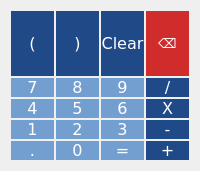
         <widget class="QWidget" name="tabSt">
          <attribute name="title">
           <string>Standard</string>
          </attribute>
          <layout class="QHBoxLayout" name="horizontalLayout_2">
           <item>
            <layout class="QGridLayout" name="gridLayout_2">
             <property name="spacing">
              <number>2</number>
             </property>
             <item row="1" column="0">
              <widget class="QPushButton" name="pushButton_7">
               <property name="sizePolicy">
                <sizepolicy hsizetype="Preferred" vsizetype="Preferred">
                 <horstretch>0</horstretch>
                 <verstretch>0</verstretch>
                </sizepolicy>
               </property>
               <property name="font">
                <font>
                 <family>DejaVu Sans</family>
                 <pointsize>12</pointsize>
                 <weight>50</weight>
                 <italic>false</italic>
                 <bold>false</bold>
                </font>
               </property>
               <property name="styleSheet">
                <string notr="true">QPushButton{
	background-color:rgb(114, 159, 207);
	color:white;
	border:none;
	
	font: 12pt &quot;DejaVu Sans&quot;;
}
QPushButton:pressed{
	background-color:rgb(32, 74, 135);
	color:black;
	border:none;
}</string>
               </property>
               <property name="text">
                <string>7</string>
               </property>
              </widget>
             </item>
             <item row="3" column="2">
              <widget class="QPushButton" name="pushButton_3">
               <property name="sizePolicy">
                <sizepolicy hsizetype="Preferred" vsizetype="Preferred">
                 <horstretch>0</horstretch>
                 <verstretch>0</verstretch>
                </sizepolicy>
               </property>
               <property name="font">
                <font>
                 <family>DejaVu Sans</family>
                 <pointsize>12</pointsize>
                 <weight>50</weight>
                 <italic>false</italic>
                 <bold>false</bold>
                </font>
               </property>
               <property name="styleSheet">
                <string notr="true">QPushButton{
	background-color:rgb(114, 159, 207);
	color:white;
	border:none;
	
	font: 12pt &quot;DejaVu Sans&quot;;
}
QPushButton:pressed{
	background-color:rgb(32, 74, 135);
	color:black;
	border:none;
}</string>
               </property>
               <property name="text">
                <string>3</string>
               </property>
              </widget>
             </item>
             <item row="2" column="0">
              <widget class="QPushButton" name="pushButton_4">
               <property name="sizePolicy">
                <sizepolicy hsizetype="Preferred" vsizetype="Preferred">
                 <horstretch>0</horstretch>
                 <verstretch>0</verstretch>
                </sizepolicy>
               </property>
               <property name="font">
                <font>
                 <family>DejaVu Sans</family>
                 <pointsize>12</pointsize>
                 <weight>50</weight>
                 <italic>false</italic>
                 <bold>false</bold>
                </font>
               </property>
               <property name="styleSheet">
                <string notr="true">QPushButton{
	background-color:rgb(114, 159, 207);
	color:white;
	border:none;
	
	font: 12pt &quot;DejaVu Sans&quot;;
}
QPushButton:pressed{
	background-color:rgb(32, 74, 135);
	color:black;
	border:none;
}</string>
               </property>
               <property name="text">
                <string>4</string>
               </property>
              </widget>
             </item>
             <item row="1" column="1">
              <widget class="QPushButton" name="pushButton_8">
               <property name="sizePolicy">
                <sizepolicy hsizetype="Preferred" vsizetype="Preferred">
                 <horstretch>0</horstretch>
                 <verstretch>0</verstretch>
                </sizepolicy>
               </property>
               <property name="font">
                <font>
                 <family>DejaVu Sans</family>
                 <pointsize>12</pointsize>
                 <weight>50</weight>
                 <italic>false</italic>
                 <bold>false</bold>
                </font>
               </property>
               <property name="styleSheet">
                <string notr="true">QPushButton{
	background-color:rgb(114, 159, 207);
	color:white;
	border:none;
	
	font: 12pt &quot;DejaVu Sans&quot;;
}
QPushButton:pressed{
	background-color:rgb(32, 74, 135);
	color:black;
	border:none;
}</string>
               </property>
               <property name="text">
                <string>8</string>
               </property>
              </widget>
             </item>
             <item row="3" column="0">
              <widget class="QPushButton" name="pushButton_1">
               <property name="sizePolicy">
                <sizepolicy hsizetype="Preferred" vsizetype="Preferred">
                 <horstretch>0</horstretch>
                 <verstretch>0</verstretch>
                </sizepolicy>
               </property>
               <property name="font">
                <font>
                 <family>DejaVu Sans</family>
                 <pointsize>12</pointsize>
                 <weight>50</weight>
                 <italic>false</italic>
                 <bold>false</bold>
                </font>
               </property>
               <property name="styleSheet">
                <string notr="true">QPushButton{
	background-color:rgb(114, 159, 207);
	color:white;
	border:none;
	
	font: 12pt &quot;DejaVu Sans&quot;;
}
QPushButton:pressed{
	background-color:rgb(32, 74, 135);
	color:black;
	border:none;
}</string>
               </property>
               <property name="text">
                <string>1</string>
               </property>
              </widget>
             </item>
             <item row="4" column="3">
              <widget class="QPushButton" name="pushButton_add">
               <property name="sizePolicy">
                <sizepolicy hsizetype="Preferred" vsizetype="Preferred">
                 <horstretch>0</horstretch>
                 <verstretch>0</verstretch>
                </sizepolicy>
               </property>
               <property name="font">
                <font>
                 <family>DejaVu Sans</family>
                 <pointsize>12</pointsize>
                 <weight>50</weight>
                 <italic>false</italic>
                 <bold>false</bold>
                </font>
               </property>
               <property name="styleSheet">
                <string notr="true">QPushButton{
	background-color:rgb(32, 74, 135);
	color:white;
	border:none;
	
	font: 12pt &quot;DejaVu Sans&quot;;
}
QPushButton:pressed{
	background-color:rgb(114, 159, 207);
	color:black;
	border:none;
}</string>
               </property>
               <property name="text">
                <string>+</string>
               </property>
               <property name="flat">
                <bool>false</bool>
               </property>
              </widget>
             </item>
             <item row="4" column="1">
              <widget class="QPushButton" name="pushButton_0">
               <property name="sizePolicy">
                <sizepolicy hsizetype="Preferred" vsizetype="Preferred">
                 <horstretch>0</horstretch>
                 <verstretch>0</verstretch>
                </sizepolicy>
               </property>
               <property name="font">
                <font>
                 <family>DejaVu Sans</family>
                 <pointsize>12</pointsize>
                 <weight>50</weight>
                 <italic>false</italic>
                 <bold>false</bold>
                </font>
               </property>
               <property name="styleSheet">
                <string notr="true">QPushButton{
	background-color:rgb(114, 159, 207);
	color:white;
	border:none;
	
	font: 12pt &quot;DejaVu Sans&quot;;
}
QPushButton:pressed{
	background-color:rgb(32, 74, 135);
	color:black;
	border:none;
}</string>
               </property>
               <property name="text">
                <string>0</string>
               </property>
              </widget>
             </item>
             <item row="2" column="1">
              <widget class="QPushButton" name="pushButton_5">
               <property name="sizePolicy">
                <sizepolicy hsizetype="Preferred" vsizetype="Preferred">
                 <horstretch>0</horstretch>
                 <verstretch>0</verstretch>
                </sizepolicy>
               </property>
               <property name="font">
                <font>
                 <family>DejaVu Sans</family>
                 <pointsize>12</pointsize>
                 <weight>50</weight>
                 <italic>false</italic>
                 <bold>false</bold>
                </font>
               </property>
               <property name="styleSheet">
                <string notr="true">QPushButton{
	background-color:rgb(114, 159, 207);
	color:white;
	border:none;
	
	font: 12pt &quot;DejaVu Sans&quot;;
}
QPushButton:pressed{
	background-color:rgb(32, 74, 135);
	color:black;
	border:none;
}</string>
               </property>
               <property name="text">
                <string>5</string>
               </property>
              </widget>
             </item>
             <item row="3" column="3">
              <widget class="QPushButton" name="pushButton_sub">
               <property name="sizePolicy">
                <sizepolicy hsizetype="Preferred" vsizetype="Preferred">
                 <horstretch>0</horstretch>
                 <verstretch>0</verstretch>
                </sizepolicy>
               </property>
               <property name="font">
                <font>
                 <family>DejaVu Sans</family>
                 <pointsize>12</pointsize>
                 <weight>50</weight>
                 <italic>false</italic>
                 <bold>false</bold>
                </font>
               </property>
               <property name="styleSheet">
                <string notr="true">QPushButton{
	background-color:rgb(32, 74, 135);
	color:white;
	border:none;
	
	font: 12pt &quot;DejaVu Sans&quot;;
}
QPushButton:pressed{
	background-color:rgb(114, 159, 207);
	color:black;
	border:none;
}</string>
               </property>
               <property name="text">
                <string>-</string>
               </property>
              </widget>
             </item>
             <item row="2" column="2">
              <widget class="QPushButton" name="pushButton_6">
               <property name="sizePolicy">
                <sizepolicy hsizetype="Preferred" vsizetype="Preferred">
                 <horstretch>0</horstretch>
                 <verstretch>0</verstretch>
                </sizepolicy>
               </property>
               <property name="font">
                <font>
                 <family>DejaVu Sans</family>
                 <pointsize>12</pointsize>
                 <weight>50</weight>
                 <italic>false</italic>
                 <bold>false</bold>
                </font>
               </property>
               <property name="styleSheet">
                <string notr="true">QPushButton{
	background-color:rgb(114, 159, 207);
	color:white;
	border:none;
	
	font: 12pt &quot;DejaVu Sans&quot;;
}
QPushButton:pressed{
	background-color:rgb(32, 74, 135);
	color:black;
	border:none;
}</string>
               </property>
               <property name="text">
                <string>6</string>
               </property>
              </widget>
             </item>
             <item row="4" column="2">
              <widget class="QPushButton" name="pushButton_eql">
               <property name="sizePolicy">
                <sizepolicy hsizetype="Preferred" vsizetype="Preferred">
                 <horstretch>0</horstretch>
                 <verstretch>0</verstretch>
                </sizepolicy>
               </property>
               <property name="font">
                <font>
                 <family>DejaVu Sans</family>
                 <pointsize>12</pointsize>
                 <weight>50</weight>
                 <italic>false</italic>
                 <bold>false</bold>
                </font>
               </property>
               <property name="styleSheet">
                <string notr="true">QPushButton{
	background-color:rgb(114, 159, 207);
	color:white;
	border:none;
	
	font: 12pt &quot;DejaVu Sans&quot;;
}
QPushButton:pressed{
	background-color:rgb(32, 74, 135);
	color:black;
	border:none;
}</string>
               </property>
               <property name="text">
                <string>=</string>
               </property>
              </widget>
             </item>
             <item row="1" column="2">
              <widget class="QPushButton" name="pushButton_9">
               <property name="sizePolicy">
                <sizepolicy hsizetype="Preferred" vsizetype="Preferred">
                 <horstretch>0</horstretch>
                 <verstretch>0</verstretch>
                </sizepolicy>
               </property>
               <property name="font">
                <font>
                 <family>DejaVu Sans</family>
                 <pointsize>12</pointsize>
                 <weight>50</weight>
                 <italic>false</italic>
                 <bold>false</bold>
                </font>
               </property>
               <property name="styleSheet">
                <string notr="true">QPushButton{
	background-color:rgb(114, 159, 207);
	color:white;
	border:none;
	
	font: 12pt &quot;DejaVu Sans&quot;;
}
QPushButton:pressed{
	background-color:rgb(32, 74, 135);
	color:black;
	border:none;
}</string>
               </property>
               <property name="text">
                <string>9</string>
               </property>
              </widget>
             </item>
             <item row="4" column="0">
              <widget class="QPushButton" name="pushButton_dot">
               <property name="sizePolicy">
                <sizepolicy hsizetype="Preferred" vsizetype="Preferred">
                 <horstretch>0</horstretch>
                 <verstretch>0</verstretch>
                </sizepolicy>
               </property>
               <property name="font">
                <font>
                 <family>DejaVu Sans</family>
                 <pointsize>12</pointsize>
                 <weight>50</weight>
                 <italic>false</italic>
                 <bold>false</bold>
                </font>
               </property>
               <property name="styleSheet">
                <string notr="true">QPushButton{
	background-color:rgb(114, 159, 207);
	color:white;
	border:none;
	
	font: 12pt &quot;DejaVu Sans&quot;;
}
QPushButton:pressed{
	background-color:rgb(32, 74, 135);
	color:black;
	border:none;
}</string>
               </property>
               <property name="text">
                <string>.</string>
               </property>
              </widget>
             </item>
             <item row="3" column="1">
              <widget class="QPushButton" name="pushButton_2">
               <property name="sizePolicy">
                <sizepolicy hsizetype="Preferred" vsizetype="Preferred">
                 <horstretch>0</horstretch>
                 <verstretch>0</verstretch>
                </sizepolicy>
               </property>
               <property name="font">
                <font>
                 <family>DejaVu Sans</family>
                 <pointsize>12</pointsize>
                 <weight>50</weight>
                 <italic>false</italic>
                 <bold>false</bold>
                </font>
               </property>
               <property name="styleSheet">
                <string notr="true">QPushButton{
	background-color:rgb(114, 159, 207);
	color:white;
	border:none;
	
	font: 12pt &quot;DejaVu Sans&quot;;
}
QPushButton:pressed{
	background-color:rgb(32, 74, 135);
	color:black;
	border:none;
}</string>
               </property>
               <property name="text">
                <string>2</string>
               </property>
              </widget>
             </item>
             <item row="1" column="3">
              <widget class="QPushButton" name="pushButton_div">
               <property name="sizePolicy">
                <sizepolicy hsizetype="Preferred" vsizetype="Preferred">
                 <horstretch>0</horstretch>
                 <verstretch>0</verstretch>
                </sizepolicy>
               </property>
               <property name="font">
                <font>
                 <family>DejaVu Sans</family>
                 <pointsize>12</pointsize>
                 <weight>50</weight>
                 <italic>false</italic>
                 <bold>false</bold>
                </font>
               </property>
               <property name="styleSheet">
                <string notr="true">QPushButton{
	background-color:rgb(32, 74, 135);
	color:white;
	border:none;
	
	font: 12pt &quot;DejaVu Sans&quot;;
}
QPushButton:pressed{
	background-color:rgb(114, 159, 207);
	color:black;
	border:none;
}</string>
               </property>
               <property name="text">
                <string>/</string>
               </property>
              </widget>
             </item>
             <item row="2" column="3">
              <widget class="QPushButton" name="pushButton_mul">
               <property name="sizePolicy">
                <sizepolicy hsizetype="Preferred" vsizetype="Preferred">
                 <horstretch>0</horstretch>
                 <verstretch>0</verstretch>
                </sizepolicy>
               </property>
               <property name="font">
                <font>
                 <family>DejaVu Sans</family>
                 <pointsize>12</pointsize>
                 <weight>50</weight>
                 <italic>false</italic>
                 <bold>false</bold>
                </font>
               </property>
               <property name="styleSheet">
                <string notr="true">QPushButton{
	background-color:rgb(32, 74, 135);
	color:white;
	border:none;
	
	font: 12pt &quot;DejaVu Sans&quot;;
}
QPushButton:pressed{
	background-color:rgb(114, 159, 207);
	color:black;
	border:none;
}</string>
               </property>
               <property name="text">
                <string>X</string>
               </property>
              </widget>
             </item>
             <item row="0" column="3">
              <widget class="QPushButton" name="pushButton_bs">
               <property name="minimumSize">
                <size>
                 <width>0</width>
                 <height>65</height>
                </size>
               </property>
               <property name="font">
                <font>
                 <family>DejaVu Sans</family>
                 <pointsize>10</pointsize>
                 <weight>50</weight>
                 <italic>false</italic>
                 <bold>false</bold>
                </font>
               </property>
               <property name="styleSheet">
                <string notr="true">QPushButton 
{
	background-color:rgb(209, 44, 44);
	color:white;
	border:none;
	
	font: 10pt &quot;DejaVu Sans&quot;;
}
QPushButton:pressed
{
	background-color:rgb(214, 81, 81);
	color:black;
}


</string>
               </property>
               <property name="text">
                <string>⌫</string>
               </property>
              </widget>
             </item>
             <item row="0" column="2">
              <widget class="QPushButton" name="pushButton_clr">
               <property name="minimumSize">
                <size>
                 <width>0</width>
                 <height>65</height>
                </size>
               </property>
               <property name="sizeIncrement">
                <size>
                 <width>0</width>
                 <height>0</height>
                </size>
               </property>
               <property name="baseSize">
                <size>
                 <width>0</width>
                 <height>0</height>
                </size>
               </property>
               <property name="font">
                <font>
                 <family>DejaVu Sans</family>
                 <pointsize>12</pointsize>
                 <weight>50</weight>
                 <italic>false</italic>
                 <bold>false</bold>
                </font>
               </property>
               <property name="autoFillBackground">
                <bool>false</bool>
               </property>
               <property name="styleSheet">
                <string notr="true">QPushButton{
	background-color:rgb(32, 74, 135);
	color:white;
	border:none;
	
	font: 12pt &quot;DejaVu Sans&quot;;
}
QPushButton:pressed{
	background-color:rgb(114, 159, 207);
	color:black;
	border:none;
}</string>
               </property>
               <property name="text">
                <string>Clear</string>
               </property>
              </widget>
             </item>
             <item row="0" column="1">
              <widget class="QPushButton" name="pushButton_cb">
               <property name="sizePolicy">
                <sizepolicy hsizetype="Preferred" vsizetype="Preferred">
                 <horstretch>0</horstretch>
                 <verstretch>0</verstretch>
                </sizepolicy>
               </property>
               <property name="font">
                <font>
                 <family>DejaVu Sans</family>
                 <pointsize>12</pointsize>
                 <weight>50</weight>
                 <italic>false</italic>
                 <bold>false</bold>
                </font>
               </property>
               <property name="styleSheet">
                <string notr="true">QPushButton{
	background-color:rgb(32, 74, 135);
	color:white;
	border:none;
	
	font: 12pt &quot;DejaVu Sans&quot;;
}
QPushButton:pressed{
	background-color:rgb(114, 159, 207);
	color:black;
	border:none;
}</string>
               </property>
               <property name="text">
                <string>)</string>
               </property>
              </widget>
             </item>
             <item row="0" column="0">
              <widget class="QPushButton" name="pushButton_ob">
               <property name="sizePolicy">
                <sizepolicy hsizetype="Preferred" vsizetype="Preferred">
                 <horstretch>0</horstretch>
                 <verstretch>0</verstretch>
                </sizepolicy>
               </property>
               <property name="font">
                <font>
                 <family>DejaVu Sans</family>
                 <pointsize>12</pointsize>
                 <weight>50</weight>
                 <italic>false</italic>
                 <bold>false</bold>
                </font>
               </property>
               <property name="styleSheet">
                <string notr="true">QPushButton{
	background-color:rgb(32, 74, 135);
	color:white;
	border:none;
	
	font: 12pt &quot;DejaVu Sans&quot;;
}
QPushButton:pressed{
	background-color:rgb(114, 159, 207);
	color:black;
	border:none;
}</string>
               </property>
               <property name="text">
                <string>(</string>
               </property>
              </widget>
             </item>
            </layout>
           </item>
          </layout>
         </widget>
